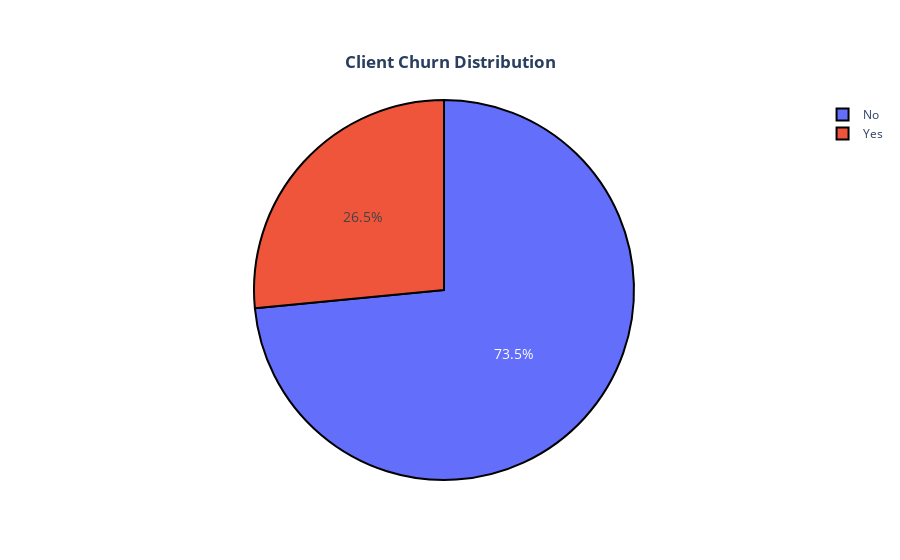

Notebook code cell kept with this figure:
### Code cell
pie_plot(dataset["Churn"].value_counts(), 
         plot_title="<b>Client Churn Distribution<b>")

### Figure 1 — Plotly figure (JSON) as saved in the notebook; plotly's stock layout.template omitted (floating-point values rounded to 4 significant figures)
{"data": [{"labels": ["No", "Yes"], "marker": {"line": {"color": "#000000", "width": 2}}, "textfont": {"size": 14}, "type": "pie", "values": [5174, 1869]}], "layout": {"autosize": false, "title": {"text": "<b>Client Churn Distribution<b>", "x": 0.5, "xanchor": "center", "y": 0.9, "yanchor": "top"}, "yaxis": {"automargin": true}}}
